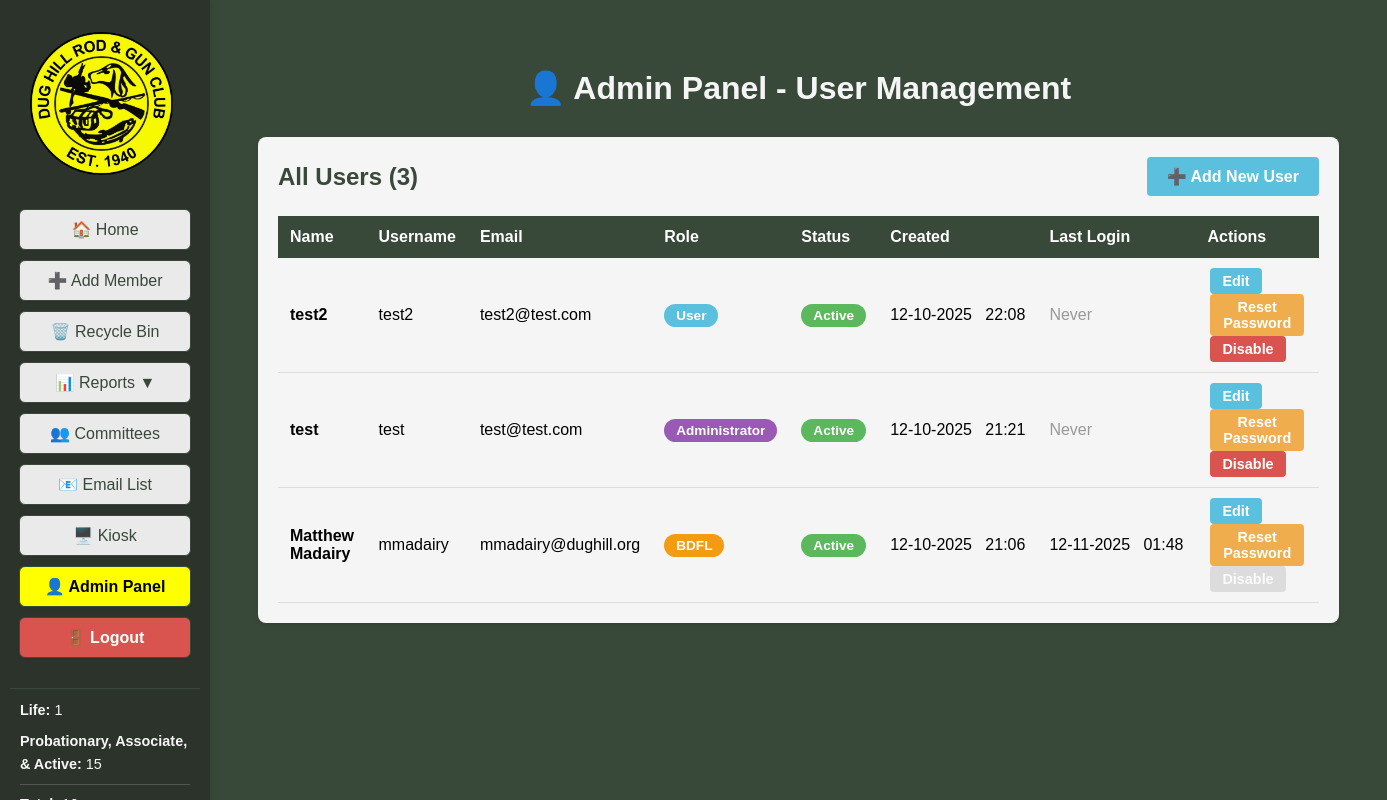
The app's page /admin/users (signed in), older data.
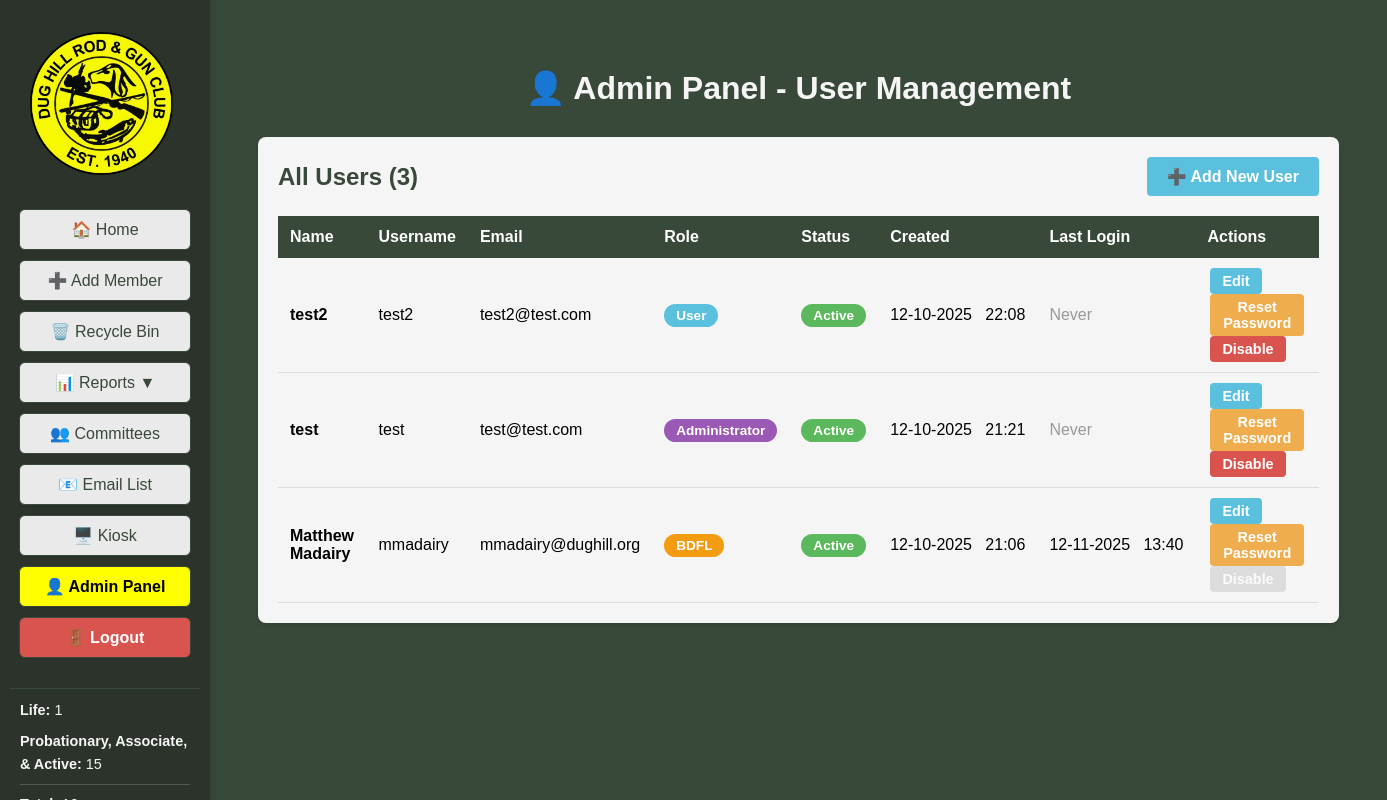
The same page, newer data.
### tables this page shows
CREATE TABLE users (
			id INTEGER PRIMARY KEY AUTOINCREMENT,
			username TEXT UNIQUE NOT NULL,
			password_hash TEXT NOT NULL,
			email TEXT UNIQUE NOT NULL,
			created_at TEXT NOT NULL,
			is_active INTEGER DEFAULT 1
		, role TEXT DEFAULT User, must_change_password INTEGER DEFAULT 0, name TEXT, failed_login_attempts INTEGER DEFAULT 0, locked_until TEXT, last_login TEXT, last_password_change TEXT);

### DH_DB_Webapp/app.py (the view, shortened to what this page needs)
@app.route('/admin/users', methods=['GET', 'POST'])
@login_required
def admin_users():
	if not current_user.is_admin_or_bdfl():
		flash('Access denied. Only administrators can access the admin panel.', 'error')
		return redirect(url_for('index'))
	all_users = database.get_all_users()
	member_stats = get_member_stats()
	return render_template('admin_users.html', users=all_users, active_page='admin_users', member_stats=member_stats)

### DH_DB_Webapp/app.py (called while the page is built)
@login_manager.user_loader
def load_user(user_id):
    user_data = database.get_user_by_id(int(user_id))
    if user_data:
        try:
            role = user_data['role']
        except (KeyError, IndexError):
            role = 'User'
        try:
            must_change_password = bool(user_data['must_change_password'])
        except (KeyError, IndexError):
            must_change_password = False
        return User(
            id=user_data['id'],
            username=user_data['username'],
            email=user_data['email'],
            role=role,
            is_active=bool(user_data['is_active']),
            must_change_password=must_change_password
        )
    return None

def get_member_stats():
	all_members = database.get_all_members()
	life_count = len([m for m in all_members if m['membership_type'] == 'Life'])
	voting_count = len([m for m in all_members if m['membership_type'] in ['Probationary', 'Associate', 'Active']])
	total_count = len(all_members)
	return {
		'life_members': life_count,
		'voting_members': voting_count,
		'total_members': total_count
	}

@app.after_request
def set_security_headers(response):
	response.headers['X-Content-Type-Options'] = 'nosniff'
	response.headers['X-Frame-Options'] = 'DENY'
	response.headers['X-XSS-Protection'] = '1; mode=block'
	response.headers['Strict-Transport-Security'] = 'max-age=31536000; includeSubDomains'
	response.headers['Content-Security-Policy'] = "default-src 'self'; style-src 'self' 'unsafe-inline'; script-src 'self' 'unsafe-inline'"
	return response

@app.before_request
def check_password_change_required():
	if request.endpoint in ['static', 'login', 'logout', 'change_password', 'register']:
		return
	if current_user.is_authenticated and hasattr(current_user, 'must_change_password') and current_user.must_change_password:
		if request.endpoint != 'change_password':
			return redirect(url_for('change_password'))

    @property
    def is_active(self):
        return self._is_active

    def is_bdfl(self):
        return self.role == 'BDFL'

    def is_admin_or_bdfl(self):
        return self.role in ('BDFL', 'Administrator')

### DH_DB_Webapp/database.py (called while the page is built)
def get_connection():
	conn = sqlite3.connect(DB_NAME)
	conn.row_factory = sqlite3.Row
	return conn

def get_all_members():
	conn = get_connection()
	c = conn.cursor()
	c.execute("SELECT * FROM members WHERE deleted=0 ORDER BY CAST(badge_number AS INTEGER), last_name, first_name")
	rows = c.fetchall()
	conn.close()
	return rows

### DH_DB_Webapp/templates/admin_users.html (shortened to what this page needs)
<!DOCTYPE html>
<html>
<head>
</head>
<body style="background-color:#384839; font-family:Arial, Helvetica, sans-serif;">
    <div style="display:flex; flex-direction:row;">
        <div style="position:fixed; top:0; left:0; height:100vh; width:210px; background-color:#2c332b; display:flex; flex-direction:column; align-items:center; padding-top:120px; z-index:100; box-shadow:2px 0 8px rgba(0,0,0,0.08); overflow-y:auto;">
            <img src="{{ url_for('static', filename='Main_Logo-removebg-preview.png') }}" alt="Main Logo" style="height:143px; margin-top:-88px; margin-left:-8px; margin-bottom:34px;">
            <a href="{{ url_for('index') }}" style="width:170px; display:inline-block; padding:10px 0; margin-bottom:10px; border-radius:6px; border:1px solid #384839; background-color:#eaeaea; color:#384839; text-decoration:none; font-weight:normal; font-size:1em; font-family:Arial, Helvetica, sans-serif; box-shadow:0 1px 2px rgba(0,0,0,0.04); text-align:center;">🏠 Home</a>
            <a href="javascript:void(0);" onclick="openModal('addMemberModal')" style="width:170px; display:inline-block; padding:10px 0; margin-bottom:10px; border-radius:6px; border:1px solid #384839; background-color:#eaeaea; color:#384839; text-decoration:none; font-weight:normal; font-size:1em; font-family:Arial, Helvetica, sans-serif; box-shadow:0 1px 2px rgba(0,0,0,0.04); text-align:center;">➕ Add Member</a>
            <a href="{{ url_for('recycle_bin') }}" style="width:170px; display:inline-block; padding:10px 0; margin-bottom:10px; border-radius:6px; border:1px solid #384839; background-color:#eaeaea; color:#384839; text-decoration:none; font-weight:normal; font-size:1em; font-family:Arial, Helvetica, sans-serif; box-shadow:0 1px 2px rgba(0,0,0,0.04); text-align:center;">🗑️ Recycle Bin</a>
            <div class="menu-toggle" onclick="toggleSubmenu()" style="width:170px; display:inline-block; padding:10px 0; margin-bottom:10px; border-radius:6px; border:1px solid #384839; background-color:#eaeaea; color:#384839; text-decoration:none; font-weight:normal; font-size:1em; font-family:Arial, Helvetica, sans-serif; box-shadow:0 1px 2px rgba(0,0,0,0.04); text-align:center;">
                📊 Reports <span id="submenu-arrow">▼</span>
            </div>
            <a href="{{ url_for('committees') }}" style="width:170px; display:inline-block; padding:10px 0; margin-bottom:10px; border-radius:6px; border:1px solid #384839; background-color:#eaeaea; color:#384839; text-decoration:none; font-weight:normal; font-size:1em; font-family:Arial, Helvetica, sans-serif; box-shadow:0 1px 2px rgba(0,0,0,0.04); text-align:center;">👥 Committees</a>
            <a href="javascript:void(0);" onclick="generateEmailList()" style="width:170px; display:inline-block; padding:10px 0; margin-bottom:10px; border-radius:6px; border:1px solid #384839; background-color:#eaeaea; color:#384839; text-decoration:none; font-weight:normal; font-size:1em; font-family:Arial, Helvetica, sans-serif; box-shadow:0 1px 2px rgba(0,0,0,0.04); text-align:center;">📧 Email List</a>
            <a href="{{ url_for('kiosk') }}" target="_blank" style="width:170px; display:inline-block; padding:10px 0; margin-bottom:10px; border-radius:6px; border:1px solid #384839; background-color:#eaeaea; color:#384839; text-decoration:none; font-weight:normal; font-size:1em; font-family:Arial, Helvetica, sans-serif; box-shadow:0 1px 2px rgba(0,0,0,0.04); text-align:center;">🖥️ Kiosk</a>
            {% if current_user.is_admin_or_bdfl() %}
            <a href="{{ url_for('admin_users') }}" class="active-menu" style="width:170px; display:inline-block; padding:10px 0; margin-bottom:10px; border-radius:6px; border:1px solid #384839; background-color:rgb(255,255,0); color:#000000; text-decoration:none; font-weight:bold; font-size:1em; font-family:Arial, Helvetica, sans-serif; box-shadow:0 1px 2px rgba(0,0,0,0.04); text-align:center;">👤 Admin Panel</a>
            {% endif %}
            <a href="{{ url_for('logout') }}" style="width:170px; display:inline-block; padding:10px 0; margin-bottom:10px; border-radius:6px; border:1px solid #384839; background-color:#d9534f; color:#ffffff; text-decoration:none; font-weight:bold; font-size:1em; font-family:Arial, Helvetica, sans-serif; box-shadow:0 1px 2px rgba(0,0,0,0.04); text-align:center;">🚪 Logout</a>
            <div style="width:170px; margin-top:20px; padding:10px; border-top:1px solid #384839;">
                <div style="color:#f5f5f5; font-size:0.9em; line-height:1.6; text-align:left;">
                    <div style="margin-bottom:8px;"><strong>Life:</strong> {{ member_stats.life_members }}</div>
                    <div style="margin-bottom:8px;"><strong>Probationary, Associate, & Active:</strong> {{ member_stats.voting_members }}</div>
                    <div style="border-top:1px solid #555; padding-top:8px;"><strong>Total:</strong> {{ member_stats.total_members }}</div>
                </div>
            </div>
        </div>
        <div style="flex:1; margin-left:210px; padding:40px;">
            <h1 style="color:#f5f5f5; text-align:center; margin-bottom:30px;">👤 Admin Panel - User Management</h1>
            <div class="user-table">
                <div style="display:flex; justify-content:space-between; align-items:center; margin-bottom:20px;">
                    <h2 style="color:#384839; margin:0;">All Users ({{ users|length }})</h2>
                    <button onclick="openAddUserModal()" style="padding:10px 20px; background-color:#5bc0de; color:white; border:none; border-radius:4px; font-size:1em; font-weight:bold; cursor:pointer;">➕ Add New User</button>
                </div>
                <table>
                    <thead>
                        <tr>
                            <th>Name</th>
                            <th>Username</th>
                            <th>Email</th>
                            <th>Role</th>
                            <th>Status</th>
                            <th>Created</th>
                            <th>Last Login</th>
                            <th>Actions</th>
                        </tr>
                    </thead>
                    <tbody>
                        {% for user in users %}
                        <tr>
                            <td><strong>{{ user.name if user.name else '-' }}</strong></td>
                            <td>{{ user.username }}</td>
                            <td>{{ user.email }}</td>
                            <td>
                                <span class="role-badge role-{{ user.role|lower }}">{{ user.role }}</span>
                            </td>
                            <td>
                                <span class="status-badge status-{{ 'active' if user.is_active else 'inactive' }}">{{ 'Active' if user.is_active else 'Inactive' }}</span>
                            </td>
                            <td>{{ user.created_at[5:7] }}-{{ user.created_at[8:10] }}-{{ user.created_at[:4] }}&nbsp;&nbsp;&nbsp;{{ user.created_at[11:16] }}</td>
                            <td>{% if user.last_login %}{{ user.last_login[5:7] }}-{{ user.last_login[8:10] }}-{{ user.last_login[:4] }}&nbsp;&nbsp;&nbsp;{{ user.last_login[11:16] }}{% else %}<span style="color:#999;">Never</span>{% endif %}</td>
                            <td>
                                <button onclick="editUser({{ user.id }})" class="btn-action btn-edit" {% if user.role == 'BDFL' and not current_user.is_bdfl() %}disabled{% endif %}>Edit</button>
                                <button onclick="resetPassword({{ user.id }}, '{{ user.username }}')" class="btn-action btn-reset" {% if user.role == 'BDFL' and user.id != current_user.id %}disabled{% endif %}>Reset Password</button>
                                {% if user.is_active %}
                                <button onclick="toggleUserStatus({{ user.id }}, '{{ user.username }}', false)" class="btn-action btn-disable" {% if user.role == 'BDFL' %}disabled{% endif %}>Disable</button>
                                {% else %}
                                <button onclick="toggleUserStatus({{ user.id }}, '{{ user.username }}', true)" class="btn-action btn-enable" {% if user.role == 'BDFL' %}disabled{% endif %}>Enable</button>
                                {% endif %}
                            </td>
                        </tr>
                        {% endfor %}
                    </tbody>
                </table>
            </div>
        </div>
    </div>
</body>
</html>

### DH_DB_Webapp/templates/admin_users.html (style rules this page uses)
.active-menu { background-color: rgb(255,255,0) !important; color: #000000 !important; }
.menu-toggle { cursor: pointer; user-select: none; }
.user-table { background-color: #f5f5f5; border-radius: 8px; padding: 20px; box-shadow: 0 2px 4px rgba(0,0,0,0.1); }
.user-table table { width: 100%; border-collapse: collapse; }
.user-table th { background-color: #384839; color: white; padding: 12px; text-align: left; font-weight: bold; }
.user-table td { padding: 10px 12px; border-bottom: 1px solid #ddd; }
.role-badge { display: inline-block; padding: 4px 12px; border-radius: 12px; font-size: 0.85em; font-weight: bold; }
.role-bdfl { background-color: #f39c12; color: white; }
.role-administrator { background-color: #9b59b6; color: white; }
.role-user { background-color: #5bc0de; color: white; }
.status-badge { display: inline-block; padding: 4px 12px; border-radius: 12px; font-size: 0.85em; font-weight: bold; }
.status-active { background-color: #5cb85c; color: white; }
.btn-action { padding: 5px 12px; margin: 0 3px; border: none; border-radius: 4px; font-size: 0.9em; font-weight: bold; cursor: pointer; color: white; }
.btn-edit { background-color: #5bc0de; }
.btn-reset { background-color: #f0ad4e; }
.btn-disable { background-color: #d9534f; }
.btn-action:disabled { background-color: #cccccc; cursor: not-allowed; opacity: 0.6; }

Row changes from the older to the newer data that the page shows:
changed users "Matthew Madairy": last_login "01:48" → "13:40"
